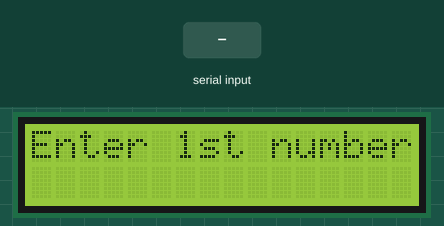
Simulated run of this sketch. Board: Arduino Uno, built with avr-gcc and run on an emulated ATmega328P. Parts: 16×2 character LCD. The inputs (shaded band) are chosen by the test bench.

Above: at 1.2 s.
1.3 s: "90/45\n" received over Serial
At 4.1 s:
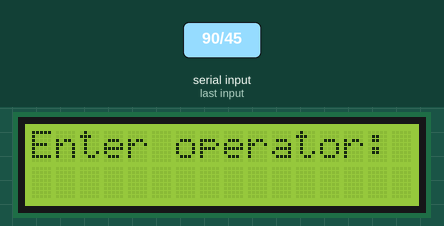
4.3 s: "+" received over Serial
At 6.1 s:
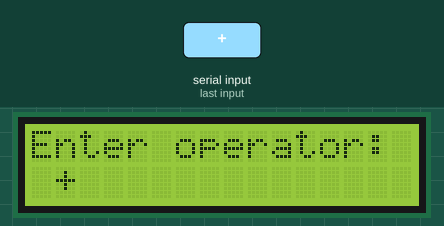
At 8.9 s:
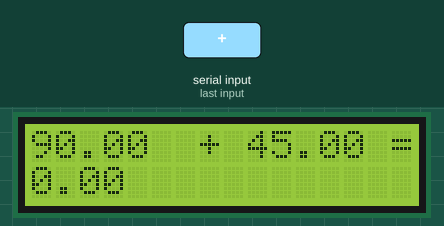
Timing chart, 0 to 10.4 s (numbered marks = the images above; inputs shaded):
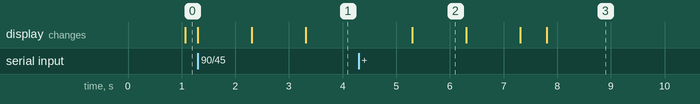

The sketch:

30.LCD_calculator.ino
```cpp
#include <LiquidCrystal.h>

int rs=7;
int en=8;
int d4=9;
int d5=10;
int d6=11;
int d7=12;

float num1;
float num2;
String sign;
float ans;

LiquidCrystal lcd(rs,en,d4,d5,d6,d7);

void setup() {
  // put your setup code here, to run once:
  lcd.begin(16,2);
  Serial.begin(9600);
}

void loop() {
  // put your main code here, to run repeatedly:
  lcd.setCursor(0,0);
  lcd.print("  -CALCULATOR-");
  delay(1000);
  lcd.setCursor(0,0);
  lcd.print("Enter 1st number");
  while (Serial.available()==0){
  }
  num1=Serial.parseFloat();
  lcd.setCursor(0,1);
  lcd.print(num1);
  delay(1000);
  lcd.clear();

  lcd.setCursor(0,0);
  lcd.print("Enter 2st number");
  while (Serial.available()==0){
  }
  num2=Serial.parseFloat();
  lcd.setCursor(0,1);
  lcd.print(num2);
  delay(1000);
  lcd.clear();

  lcd.setCursor(0,0);
  lcd.print("Enter operator:");
  while (Serial.available()==0){
  }
  sign=Serial.readString();
  lcd.setCursor(0,1);
  lcd.print(sign);
  delay(1000);
  lcd.clear();

  if (sign=="+"){
    ans=num1+num2;
  }
  if (sign=="-"){
    ans=num1-num2;
  }
  if (sign=="*"){
    ans=num1*num2;
  }
  if (sign=="/"){
    ans=num1/num2;
  }
  delay(1000);
  lcd.clear();

  lcd.setCursor(0,0);
  lcd.print(num1);
  lcd.print(' ');
  lcd.print(sign);
  lcd.print(" ");
  lcd.print(num2);
  lcd.print(" = ");
  delay(500);
  lcd.setCursor(0,1);
  lcd.print(ans);
  delay(3000);
  lcd.clear();
  lcd.setCursor(0,0);
  lcd.print("  Thank You :)");
  delay(1000);
  lcd.clear();
  delay(1000);

}
```

Measured:
- after the input at 1.3 s, the display: first changes at once (image 1 shows a later state)
- after the input at 4.3 s, the display: changes after 1.0 s (image 2)
- what the display in image 2 shows lasts 1.0 s, from 5.3 s to 6.3 s
